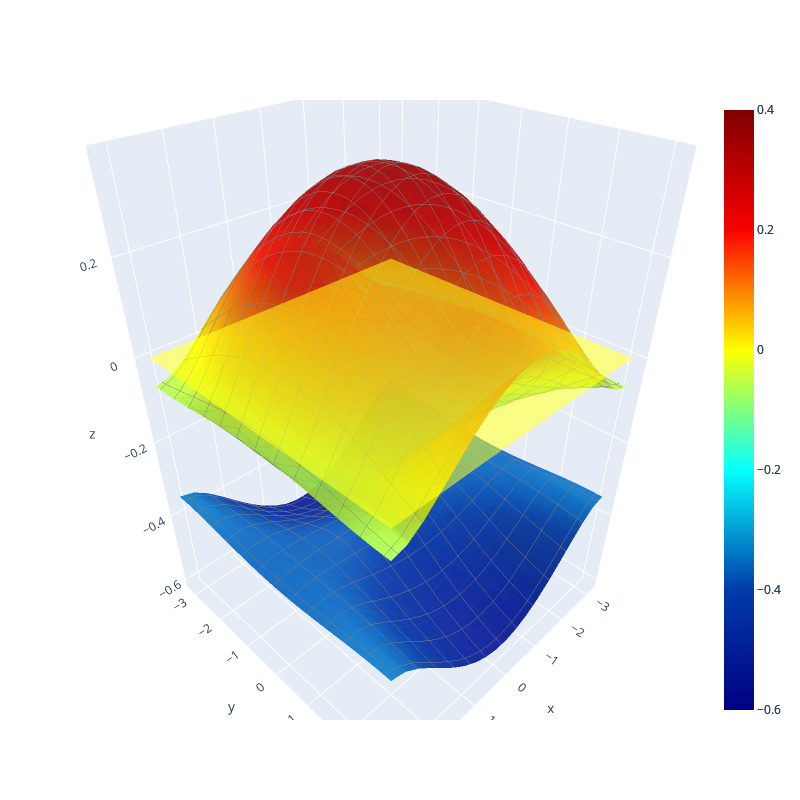

The cell this chart's notebook holds for it:
### Markdown cell above
### 3D プロット

### Code cell
plot3d_band(enes, k_mesh, kx, ky, ef)

### Figure 1 — Plotly figure (JSON) as saved in the notebook; plotly's stock layout.template omitted (floating-point values rounded to 4 significant figures; data arrays with more than 128 entries replaced by an {"elided": "..."} marker saying what was removed)
{"data": [{"cmax": 0.4, "cmin": -0.6, "colorscale": [[0, "rgb(0,0,131)"], [0.2, "rgb(0,60,170)"], [0.4, "rgb(5,255,255)"], [0.6, "rgb(255,255,0)"], [0.8, "rgb(250,0,0)"], [1, "rgb(128,0,0)"]], "hoverinfo": "skip", "opacity": 0.5, "type": "surface", "x": {"elided": "20x20 float values"}, "y": {"elided": "20x20 float values"}, "z": {"elided": "20x20 float values"}}, {"cmax": 0.4, "cmin": -0.6, "colorscale": [[0, "rgb(0,0,131)"], [0.2, "rgb(0,60,170)"], [0.4, "rgb(5,255,255)"], [0.6, "rgb(255,255,0)"], [0.8, "rgb(250,0,0)"], [1, "rgb(128,0,0)"]], "contours": {"x": {"color": "grey", "end": 3.5, "highlight": false, "show": true, "size": 0.5, "start": -3.5}, "y": {"color": "grey", "end": 3.5, "highlight": false, "show": true, "size": 0.5, "start": -3.5}, "z": {"end": 1, "highlight": false, "show": false, "size": 0.5, "start": -1}}, "hoverinfo": "skip", "opacity": 0.5, "showscale": false, "type": "surface", "x": {"elided": "20x20 float values"}, "y": {"elided": "20x20 float values"}, "z": {"elided": "20x20 float values"}}, {"cmax": 0.4, "cmin": -0.6, "colorscale": [[0, "rgb(0,0,131)"], [0.2, "rgb(0,60,170)"], [0.4, "rgb(5,255,255)"], [0.6, "rgb(255,255,0)"], [0.8, "rgb(250,0,0)"], [1, "rgb(128,0,0)"]], "contours": {"x": {"color": "grey", "end": 3.5, "highlight": false, "show": true, "size": 0.5, "start": -3.5}, "y": {"color": "grey", "end": 3.5, "highlight": false, "show": true, "size": 0.5, "start": -3.5}, "z": {"end": 1, "highlight": false, "show": false, "size": 0.5, "start": -1}}, "hoverinfo": "skip", "opacity": 0.5, "showscale": false, "type": "surface", "x": {"elided": "20x20 float values"}, "y": {"elided": "20x20 float values"}, "z": {"elided": "20x20 float values"}}, {"cmax": 0.4, "cmin": -0.6, "colorscale": [[0, "rgb(0,0,131)"], [0.2, "rgb(0,60,170)"], [0.4, "rgb(5,255,255)"], [0.6, "rgb(255,255,0)"], [0.8, "rgb(250,0,0)"], [1, "rgb(128,0,0)"]], "contours": {"x": {"color": "grey", "end": 3.5, "highlight": false, "show": true, "size": 0.5, "start": -3.5}, "y": {"color": "grey", "end": 3.5, "highlight": false, "show": true, "size": 0.5, "start": -3.5}, "z": {"end": 1, "highlight": false, "show": false, "size": 0.5, "start": -1}}, "hoverinfo": "skip", "opacity": 0.5, "showscale": false, "type": "surface", "x": {"elided": "20x20 float values"}, "y": {"elided": "20x20 float values"}, "z": {"elided": "20x20 float values"}}, {"cmax": 0.4, "cmin": -0.6, "colorscale": [[0, "rgb(0,0,131)"], [0.2, "rgb(0,60,170)"], [0.4, "rgb(5,255,255)"], [0.6, "rgb(255,255,0)"], [0.8, "rgb(250,0,0)"], [1, "rgb(128,0,0)"]], "contours": {"x": {"color": "grey", "end": 3.5, "highlight": false, "show": true, "size": 0.5, "start": -3.5}, "y": {"color": "grey", "end": 3.5, "highlight": false, "show": true, "size": 0.5, "start": -3.5}, "z": {"end": 1, "highlight": false, "show": false, "size": 0.5, "start": -1}}, "hoverinfo": "skip", "opacity": 0.5, "showscale": false, "type": "surface", "x": {"elided": "20x20 float values"}, "y": {"elided": "20x20 float values"}, "z": {"elided": "20x20 float values"}}, {"cmax": 0.4, "cmin": -0.6, "colorscale": [[0, "rgb(0,0,131)"], [0.2, "rgb(0,60,170)"], [0.4, "rgb(5,255,255)"], [0.6, "rgb(255,255,0)"], [0.8, "rgb(250,0,0)"], [1, "rgb(128,0,0)"]], "contours": {"x": {"color": "grey", "end": 3.5, "highlight": false, "show": true, "size": 0.5, "start": -3.5}, "y": {"color": "grey", "end": 3.5, "highlight": false, "show": true, "size": 0.5, "start": -3.5}, "z": {"end": 1, "highlight": false, "show": false, "size": 0.5, "start": -1}}, "hoverinfo": "skip", "opacity": 0.5, "showscale": false, "type": "surface", "x": {"elided": "20x20 float values"}, "y": {"elided": "20x20 float values"}, "z": {"elided": "20x20 float values"}}, {"cmax": 0.4, "cmin": -0.6, "colorscale": [[0, "rgb(0,0,131)"], [0.2, "rgb(0,60,170)"], [0.4, "rgb(5,255,255)"], [0.6, "rgb(255,255,0)"], [0.8, "rgb(250,0,0)"], [1, "rgb(128,0,0)"]], "contours": {"x": {"color": "grey", "end": 3.5, "highlight": false, "show": true, "size": 0.5, "start": -3.5}, "y": {"color": "grey", "end": 3.5, "highlight": false, "show": true, "size": 0.5, "start": -3.5}, "z": {"end": 1, "highlight": false, "show": false, "size": 0.5, "start": -1}}, "hoverinfo": "skip", "opacity": 0.5, "showscale": false, "type": "surface", "x": {"elided": "20x20 float values"}, "y": {"elided": "20x20 float values"}, "z": {"elided": "20x20 float values"}}, {"cmax": 0.4, "cmin": -0.6, "colorscale": [[0, "rgb(0,0,131)"], [0.2, "rgb(0,60,170)"], [0.4, "rgb(5,255,255)"], [0.6, "rgb(255,255,0)"], [0.8, "rgb(250,0,0)"], [1, "rgb(128,0,0)"]], "contours": {"x": {"color": "grey", "end": 3.5, "highlight": false, "show": true, "size": 0.5, "start": -3.5}, "y": {"color": "grey", "end": 3.5, "highlight": false, "show": true, "size": 0.5, "start": -3.5}, "z": {"end": 1, "highlight": false, "show": false, "size": 0.5, "start": -1}}, "hoverinfo": "skip", "opacity": 0.5, "showscale": false, "type": "surface", "x": {"elided": "20x20 float values"}, "y": {"elided": "20x20 float values"}, "z": {"elided": "20x20 float values"}}, {"cmax": 0.4, "cmin": -0.6, "colorscale": [[0, "rgb(0,0,131)"], [0.2, "rgb(0,60,170)"], [0.4, "rgb(5,255,255)"], [0.6, "rgb(255,255,0)"], [0.8, "rgb(250,0,0)"], [1, "rgb(128,0,0)"]], "hoverinfo": "skip", "opacity": 0.5, "type": "surface", "x": {"elided": "20x20 float values"}, "y": {"elided": "20x20 float values"}, "z": {"elided": "20x20 int values"}}], "layout": {"height": 800, "scene": {"aspectratio": {"x": 1, "y": 1, "z": 1.5}, "xaxis": {"visible": true}, "yaxis": {"visible": true}, "zaxis": {"visible": true}}, "width": 800}}
